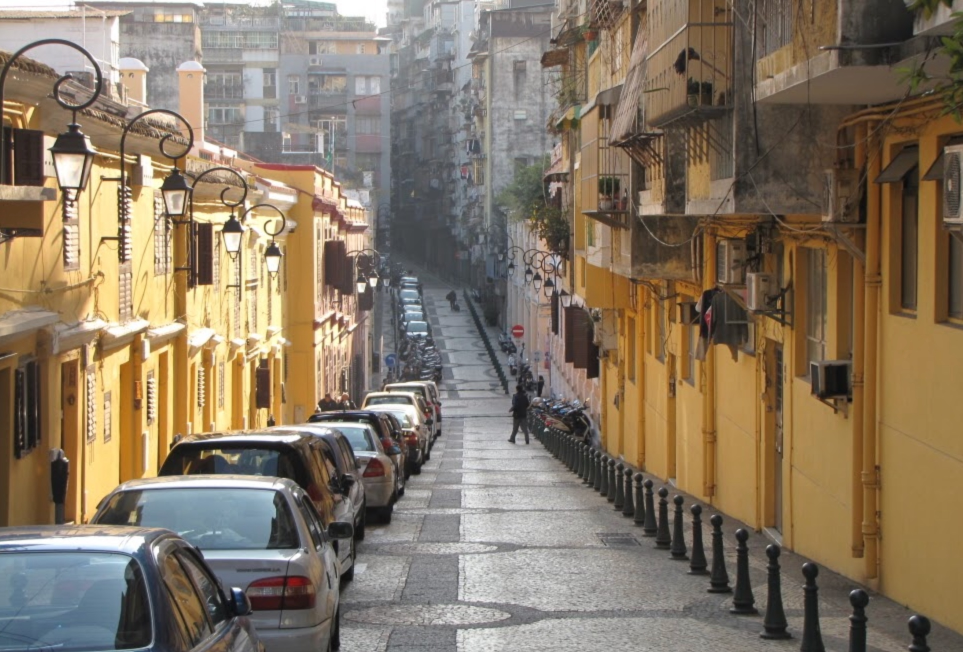
#> input picture ch2/img/macau.jpeg, 1926 x 1304 px (shown at 1/2 size)
$ python ex_01_hsv.py
#> lines starting #> are read from the running program, lines starting #| are printed output that depends on the picture
import cv2
import numpy as np

# 1) 이미지 읽기
img_path = "img/macau.jpeg"
img = cv2.imread(img_path)
#> img is the input picture: shape (1304, 1926, 3); mean B, G, R 100.1, 118.9, 133.6

if img is None:
    print("이미지를 불러오지 못했습니다.")
    exit()

# 4) 절반 크기로 계산
h, w, c = img.shape
#> h = 1304; w = 1926; c = 3
new_w = w // 3
#> new_w = 642
new_h = h // 3
#> new_h = 434
img = cv2.resize(img, (new_w, new_h))
#> img: shape (434, 642, 3)

# 2) BGR → HSV 변환
hsv = cv2.cvtColor(img, cv2.COLOR_BGR2HSV)
#> hsv: shape (434, 642, 3); mean H, S, V 41.5, 73.3, 136.4

# HSV 채널 분리
h, s, v = cv2.split(hsv)
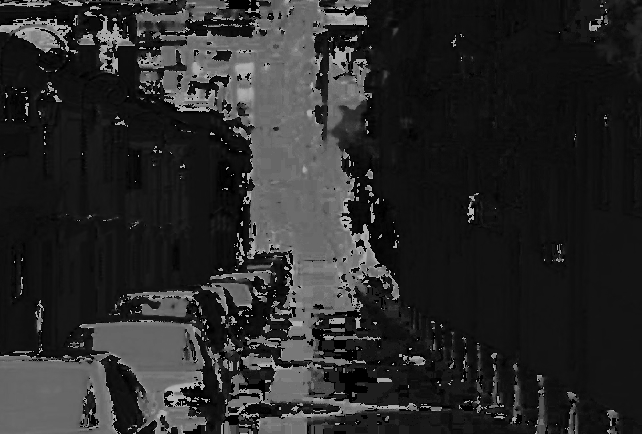
#> h: shape (434, 642); min 0, max 179, mean 41.5
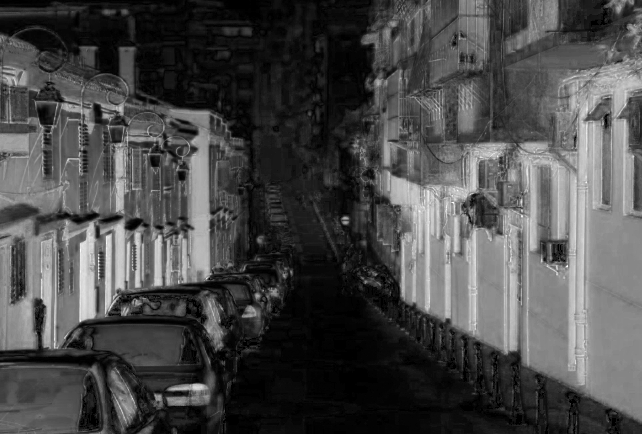
#> s: shape (434, 642); min 0, max 255, mean 73.3
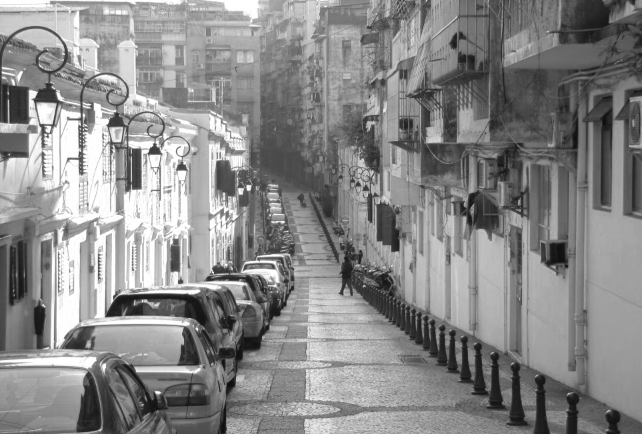
#> v: shape (434, 642); min 11, max 255, mean 136.4

# 3) S(채도) 50% 감소
s_half = (s * 0.5).astype(np.uint8)
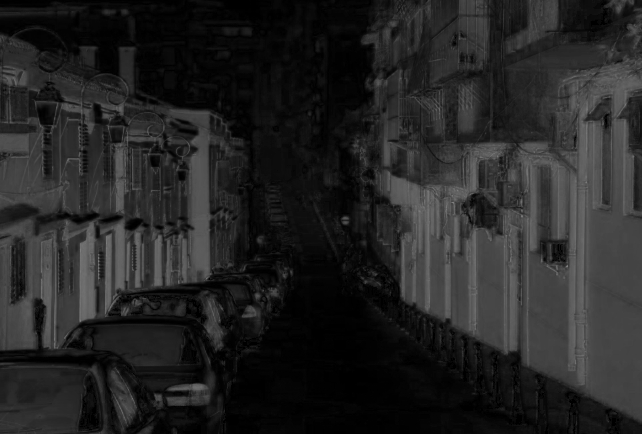
#> s_half: shape (434, 642); min 0, max 127, mean 36.4

# 4) V(명도) 50% 감소
v_half = (v * 0.5).astype(np.uint8)
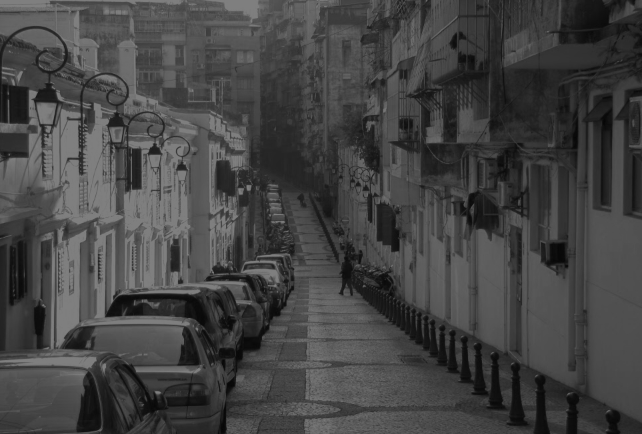
#> v_half: shape (434, 642); min 5, max 127, mean 68

# 5) 다시 합쳐서 BGR로 변환

# (1) S만 줄인 영상
hsv_s_half = cv2.merge([h, s_half, v])
#> hsv_s_half: shape (434, 642, 3); mean H, S, V 41.5, 36.4, 136.4
bgr_s_half = cv2.cvtColor(hsv_s_half, cv2.COLOR_HSV2BGR)
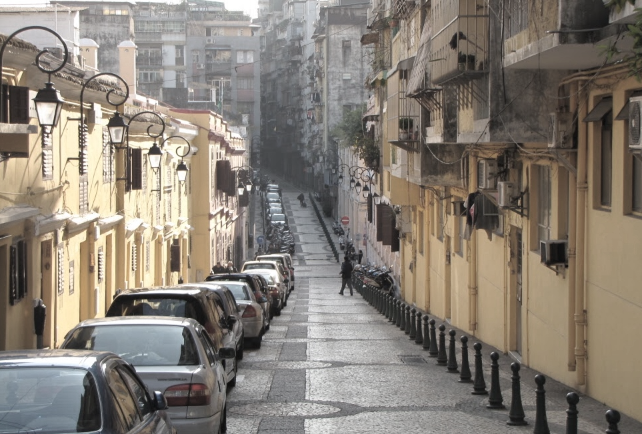
#> bgr_s_half: shape (434, 642, 3); mean B, G, R 118, 127.2, 134.9

# (2) V만 줄인 영상
hsv_v_half = cv2.merge([h, s, v_half])
#> hsv_v_half: shape (434, 642, 3); mean H, S, V 41.5, 73.3, 68
bgr_v_half = cv2.cvtColor(hsv_v_half, cv2.COLOR_HSV2BGR)
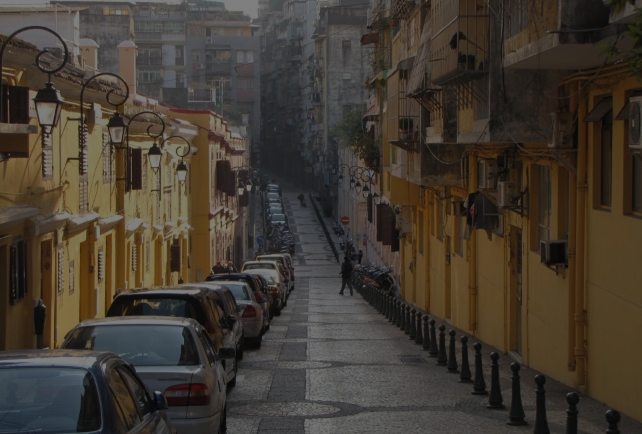
#> bgr_v_half: shape (434, 642, 3); mean B, G, R 49.5, 58.7, 66.4

# 6) 새 창에 출력
cv2.imshow("Original", img)
cv2.imshow("S reduced 50%", bgr_s_half)
cv2.imshow("V reduced 50%", bgr_v_half)

cv2.waitKey(0)
cv2.destroyAllWindows()
